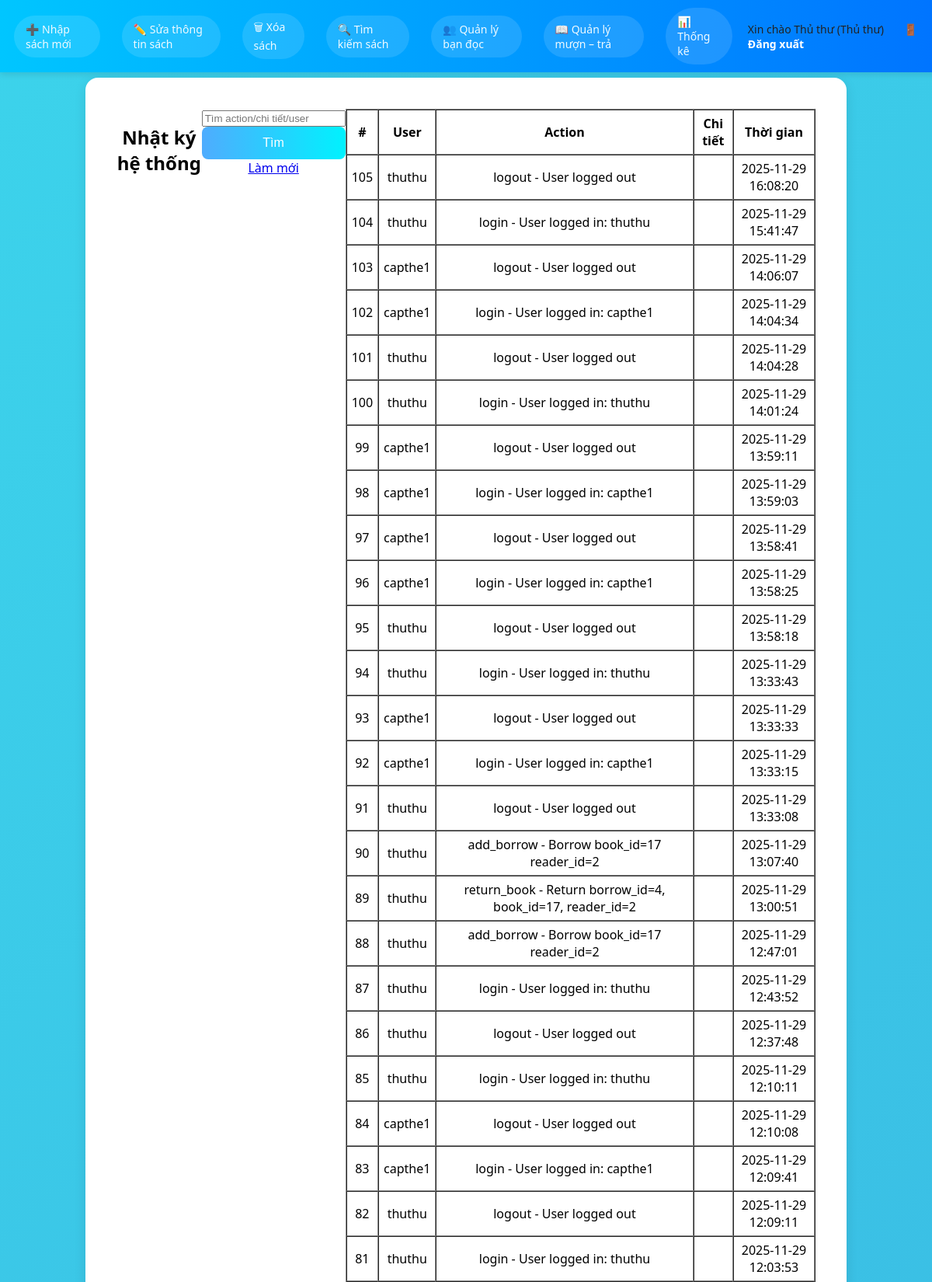
Page /QuanLyThuVien/audit_log.php (signed in, upper part) on the committed database.
### tables this page shows
CREATE TABLE `users` (
  `id` int(11) NOT NULL,
  `username` varchar(50) NOT NULL,
  `email` varchar(100) DEFAULT NULL,
  `phone` varchar(20) DEFAULT NULL,
  `password` varchar(255) NOT NULL,
  `fullname` varchar(100) DEFAULT NULL,
  `role` enum('admin','thuthu','capthe') DEFAULT NULL,
  `status` enum('active','locked') DEFAULT 'active',
  `created_at` timestamp NOT NULL DEFAULT current_timestamp()
);

CREATE TABLE `audit_log` (
  `id` int(11) NOT NULL,
  `user_id` int(11) DEFAULT NULL,
  `action` varchar(100) DEFAULT NULL,
  `detail` text DEFAULT NULL,
  `created_at` timestamp NOT NULL DEFAULT current_timestamp()
);

### QuanLyThuVien/functions.php (called while the page is built, shortened)
<?php
require_once 'config.php';
function is_logged_in() {
    return isset($_SESSION['user_id']);
}
function current_user() {
    global $pdo;
    static $user = null;
    if ($user === null) {
        $stmt = $pdo->prepare("SELECT id, username, fullname, role FROM users WHERE id = ?");
        $stmt->execute([$_SESSION['user_id']]);
        $user = $stmt->fetch(PDO::FETCH_ASSOC);
    }
    return $user;
}
function e($str) {
    return htmlspecialchars($str ?? '', ENT_QUOTES, 'UTF-8');
}
?>

### QuanLyThuVien/config.php (called while the page is built, shortened)
<?php
$user    = 'root';
?>

### QuanLyThuVien/audit_log.php (the view, shortened to what this page needs)
<?php
require_once 'functions.php';
$q = trim($_GET['q'] ?? '');
$sql = "
    SELECT a.*, u.username
    FROM audit_log a
    LEFT JOIN users u ON a.user_id = u.id
";
$params = [];
$sql .= " ORDER BY a.created_at DESC LIMIT 500";
$stmt = $pdo->prepare($sql);
$stmt->execute($params);
$logs = $stmt->fetchAll();
include 'header.php';
?>
<h2>Nhật ký hệ thống</h2>
<form method="get" style="margin-bottom: 15px;">
  <input name="q"
         placeholder="Tìm action/chi tiết/user"
         value="<?= e($q) ?>">
  <button type="submit">Tìm</button>
  <a href="audit_log.php">Làm mới</a>
</form>
<table border="1" cellpadding="6" cellspacing="0">
  <thead>
    <tr>
      <th>#</th>
      <th>User</th>
      <th>Action</th>
      <th>Chi tiết</th>
      <th>Thời gian</th>
    </tr>
  </thead>
  <tbody>
  <?php foreach ($logs as $l): ?>
    <tr>
      <td><?= e($l['id']) ?></td>
      <td><?= e($l['username']) ?></td>
      <td><?= e($l['action']) ?></td>
      <td><?= e($l['detail']) ?></td>
      <td><?= e($l['created_at']) ?></td>
    </tr>
  <?php endforeach; ?>
  </tbody>
</table>
<?php include 'footer.php'; ?>

### QuanLyThuVien/header.php (shortened to what this page needs)
<?php
require_once 'functions.php';
$user   = current_user() ?? [];
$role   = $user['role'] ?? '';
$active = basename($_SERVER['PHP_SELF']);
?>
<!DOCTYPE html>
<html lang="vi">
<head>
    <link rel="stylesheet" href="assets/style.css?v=3">
</head>
<body>
<?php if ($role === 'thuthu'): ?>
    <div class="top-nav">
        <div class="nav-left">
            <a href="book_add.php"
               class="menu-item <?= $active === 'book_add.php' ? 'active-menu' : '' ?>">
                ➕ Nhập sách mới
            </a>
            <a href="book_edit_list.php"
               class="menu-item <?= $active === 'book_edit_list.php' ? 'active-menu' : '' ?>">
                ✏️ Sửa thông tin sách
            </a>
            <a href="book_delete_list.php"
               class="menu-item <?= $active === 'book_delete_list.php' ? 'active-menu' : '' ?>">
                🗑 Xóa sách
            </a>
            <a href="books.php"
               class="menu-item <?= $active === 'books.php' ? 'active-menu' : '' ?>">
                🔍 Tìm kiếm sách
            </a>
            <a href="readers.php"
               class="menu-item <?= $active === 'readers.php' ? 'active-menu' : '' ?>">
                👥 Quản lý bạn đọc
            </a>
            <a href="borrow_list.php"
   class="menu-item <?= $active === 'borrow_list.php' ? 'active-menu' : '' ?>">
    📖 Quản lý mượn – trả
</a>
            <a href="statistics.php"
               class="menu-item <?= $active === 'statistics.php' ? 'active-menu' : '' ?>">
                📊 Thống kê
            </a>
        </div>
        <div class="nav-right">
            Xin chào <?= e($user['fullname'] ?? '') ?> (Thủ thư)
            <a href="logout.php" class="logout-link">🚪 Đăng xuất</a>
        </div>
    </div>
<?php endif; ?>
<main>

### QuanLyThuVien/assets/style.css (style rules this page uses)
body { margin: 0; font-family: "Segoe UI", Arial, sans-serif; background: linear-gradient(135deg, #4facfe, #00f2fe); min-height: 100vh; display: flex; flex-direction: column; }
.top-nav { position: fixed; top: 0; left: 0; width: 100%; background: #ffffffcc; backdrop-filter: blur(10px); display: flex; justify-content: space-between; align-items: center; padding: 14px 40px; box-shadow: 0 3px 8px rgba(0, 0, 0, 0.1); z-index: 1000; }
.top-nav a { text-decoration: none; color: #0077cc; font-weight: 600; margin-right: 20px; transition: 0.2s; }
.nav-right { font-weight: 500; color: #222; }
.logout-link { color: #d00; font-weight: bold; text-decoration: none; margin-left: 8px; }
main { flex: 1; margin-top: 100px; margin-bottom: 60px; padding: 0 20px; display: flex; justify-content: center; align-items: flex-start; background: transparent; box-shadow: none; border-radius: 0; }
button { width: 100%; padding: 12px; border: none; background: linear-gradient(to right, #4facfe, #00f2fe); color: white; border-radius: 8px; font-size: 16px; cursor: pointer; transition: all 0.3s ease; font-weight: 500; }
main { margin-top: 110px; flex: 1; padding: 40px; max-width: 900px; margin-left: auto; margin-right: auto; background: #fff; border-radius: 16px; box-shadow: 0 4px 15px rgba(0, 0, 0, 0.1); text-align: center; }
body { margin: 0; font-family: "Segoe UI", sans-serif; background: linear-gradient(135deg, #3cd3eb, #38a1db); min-height: 100vh; display: flex; flex-direction: column; }
main { flex: 1; display: flex; justify-content: center; align-items: flex-start; margin-top: 100px; margin-bottom: 60px; }
.top-nav a { padding: 8px 12px; border-radius: 6px; transition: 0.25s; color: #fff; text-decoration: none; }
.top-nav { display: flex; justify-content: space-between; align-items: center; padding: 10px 18px; background: linear-gradient(90deg, #00c6ff, #0072ff); color: #fff; font-size: 14px; }
.top-nav .nav-left { display: flex; align-items: center; gap: 8px; }
.top-nav .menu-item { padding: 7px 14px; border-radius: 999px; text-decoration: none; color: #f0faff; font-weight: 500; background: rgba(255, 255, 255, 0.12); border: 1px solid transparent; transition: all 0.2s ease; }
.top-nav .logout-link { color: #fff; text-decoration: none; margin-left: 10px; }
.top-nav { background: linear-gradient(90deg, #00c6ff, #0072ff) !important; }
.top-nav .menu-item { padding: 7px 14px; border-radius: 999px; text-decoration: none; background: rgba(255, 255, 255, 0.12); border: 1px solid transparent; color: #f0faff; font-weight: 500; transition: all 0.2s ease; }
.top-nav .logout-link { background: transparent !important; color: #ffffff !important; font-weight: bold; }

### rows in the picture
users: fullname "Thủ thư"
audit_log: id "105", user.username "thuthu", action "logout - User logged out", created_at "2025-11-29 16:08:20"
audit_log: id "104", user.username "thuthu", action "login - User logged in: thuthu", created_at "2025-11-29 15:41:47"
audit_log: id "103", user.username "capthe1", action "logout - User logged out", created_at "2025-11-29 14:06:07"
audit_log: id "102", user.username "capthe1", action "login - User logged in: capthe1", created_at "2025-11-29 14:04:34"
audit_log: id "101", user.username "thuthu", action "logout - User logged out", created_at "2025-11-29 14:04:28"
audit_log: id "100", user.username "thuthu", action "login - User logged in: thuthu", created_at "2025-11-29 14:01:24"
audit_log: id "99", user.username "capthe1", action "logout - User logged out", created_at "2025-11-29 13:59:11"
audit_log: id "98", user.username "capthe1", action "login - User logged in: capthe1", created_at "2025-11-29 13:59:03"
audit_log: id "97", user.username "capthe1", action "logout - User logged out", created_at "2025-11-29 13:58:41"
audit_log: id "96", user.username "capthe1", action "login - User logged in: capthe1", created_at "2025-11-29 13:58:25"
audit_log: id "95", user.username "thuthu", action "logout - User logged out", created_at "2025-11-29 13:58:18"
audit_log: id "94", user.username "thuthu", action "login - User logged in: thuthu", created_at "2025-11-29 13:33:43"
audit_log: id "93", user.username "capthe1", action "logout - User logged out", created_at "2025-11-29 13:33:33"
audit_log: id "92", user.username "capthe1", action "login - User logged in: capthe1", created_at "2025-11-29 13:33:15"
audit_log: id "91", user.username "thuthu", action "logout - User logged out", created_at "2025-11-29 13:33:08"
audit_log: id "90", user.username "thuthu", action "add_borrow - Borrow book_id=17 reader_id=2", created_at "2025-11-29 13:07:40"
audit_log: id "89", user.username "thuthu", action "return_book - Return borrow_id=4, book_id=17, reader_id=2", created_at "2025-11-29 13:00:51"
audit_log: id "88", user.username "thuthu", action "add_borrow - Borrow book_id=17 reader_id=2", created_at "2025-11-29 12:47:01"
audit_log: id "87", user.username "thuthu", action "login - User logged in: thuthu", created_at "2025-11-29 12:43:52"
audit_log: id "86", user.username "thuthu", action "logout - User logged out", created_at "2025-11-29 12:37:48"
audit_log: id "85", user.username "thuthu", action "login - User logged in: thuthu", created_at "2025-11-29 12:10:11"
audit_log: id "84", user.username "capthe1", action "logout - User logged out", created_at "2025-11-29 12:10:08"
audit_log: id "83", user.username "capthe1", action "login - User logged in: capthe1", created_at "2025-11-29 12:09:41"
audit_log: id "82", user.username "thuthu", action "logout - User logged out", created_at "2025-11-29 12:09:11"
audit_log: id "81", user.username "thuthu", action "login - User logged in: thuthu", created_at "2025-11-29 12:03:53"
